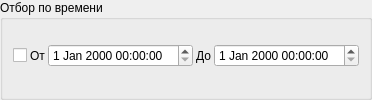
          <widget class="QGroupBox" name="groupBox_12">
           <property name="sizePolicy">
            <sizepolicy hsizetype="Preferred" vsizetype="Maximum">
             <horstretch>0</horstretch>
             <verstretch>0</verstretch>
            </sizepolicy>
           </property>
           <property name="title">
            <string>Отбор по времени</string>
           </property>
           <layout class="QGridLayout" name="gridLayout_18">
            <property name="leftMargin">
             <number>10</number>
            </property>
            <property name="topMargin">
             <number>5</number>
            </property>
            <property name="rightMargin">
             <number>10</number>
            </property>
            <property name="bottomMargin">
             <number>10</number>
            </property>
            <property name="horizontalSpacing">
             <number>3</number>
            </property>
            <property name="verticalSpacing">
             <number>10</number>
            </property>
            <item row="0" column="2">
             <widget class="QDateTimeEdit" name="dateTimeEdit_work_field_min"/>
            </item>
            <item row="0" column="0">
             <widget class="QCheckBox" name="checkBox_select_Time_work_field">
              <property name="sizePolicy">
               <sizepolicy hsizetype="Maximum" vsizetype="Fixed">
                <horstretch>0</horstretch>
                <verstretch>0</verstretch>
               </sizepolicy>
              </property>
              <property name="text">
               <string/>
              </property>
             </widget>
            </item>
            <item row="0" column="5">
             <widget class="QDateTimeEdit" name="dateTimeEdit_work_field_max"/>
            </item>
            <item row="0" column="1">
             <widget class="QLabel" name="label_4">
              <property name="sizePolicy">
               <sizepolicy hsizetype="Maximum" vsizetype="Preferred">
                <horstretch>0</horstretch>
                <verstretch>0</verstretch>
               </sizepolicy>
              </property>
              <property name="text">
               <string>От</string>
              </property>
             </widget>
            </item>
            <item row="0" column="4">
             <widget class="QLabel" name="label_5">
              <property name="sizePolicy">
               <sizepolicy hsizetype="Maximum" vsizetype="Preferred">
                <horstretch>0</horstretch>
                <verstretch>0</verstretch>
               </sizepolicy>
              </property>
              <property name="text">
               <string>До</string>
              </property>
             </widget>
            </item>
           </layout>
          </widget>
